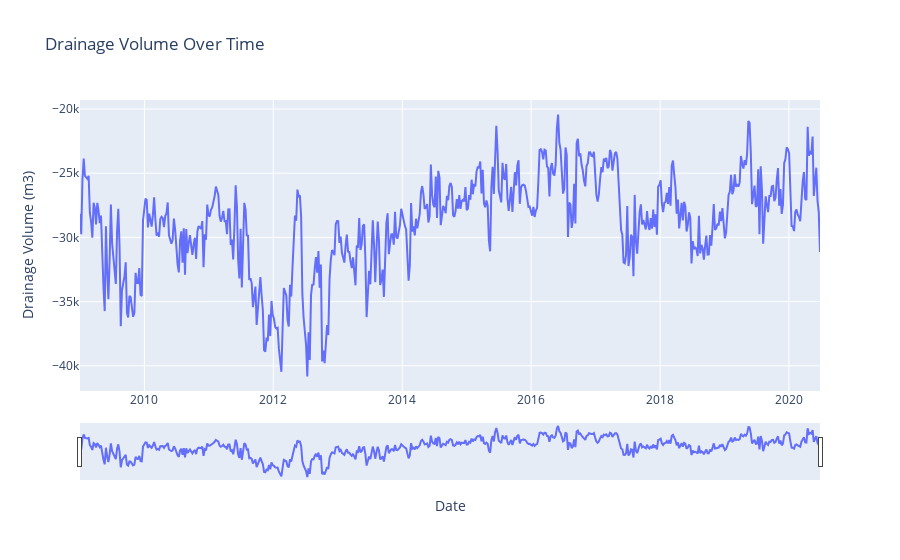
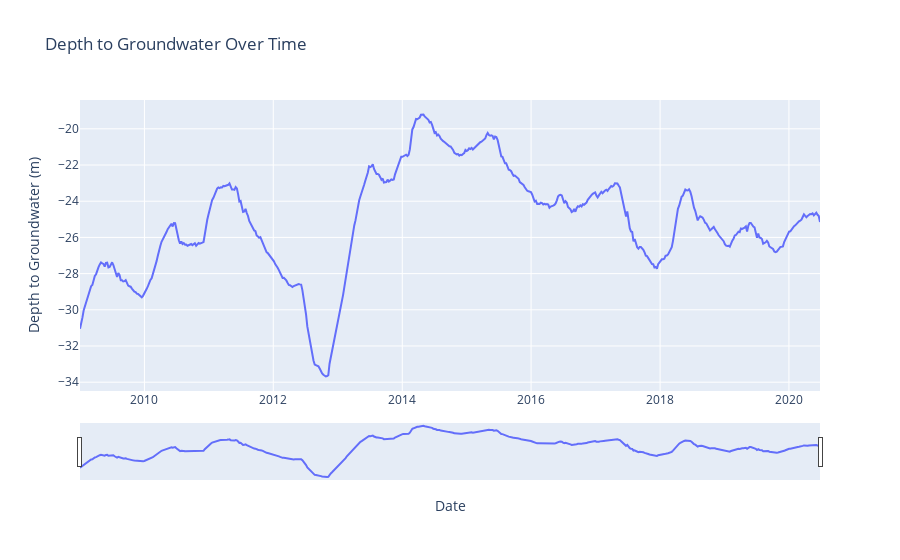
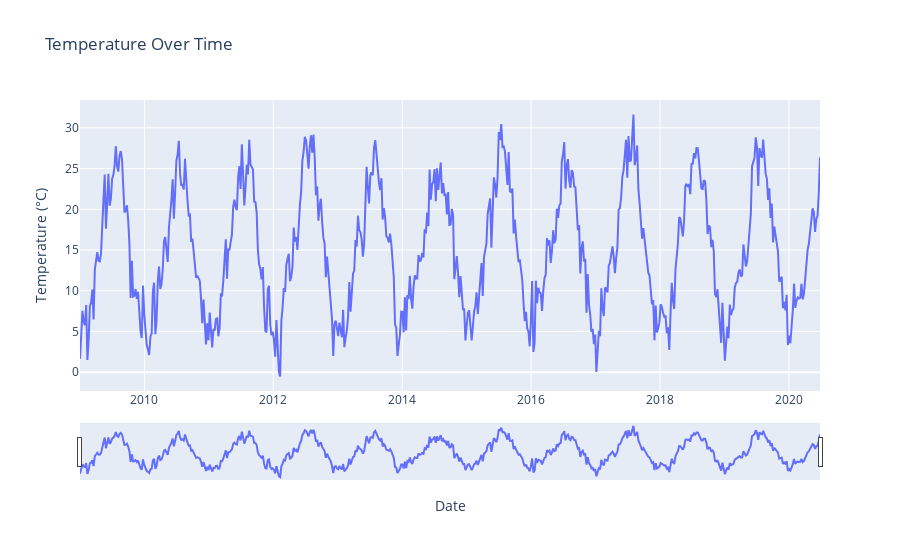
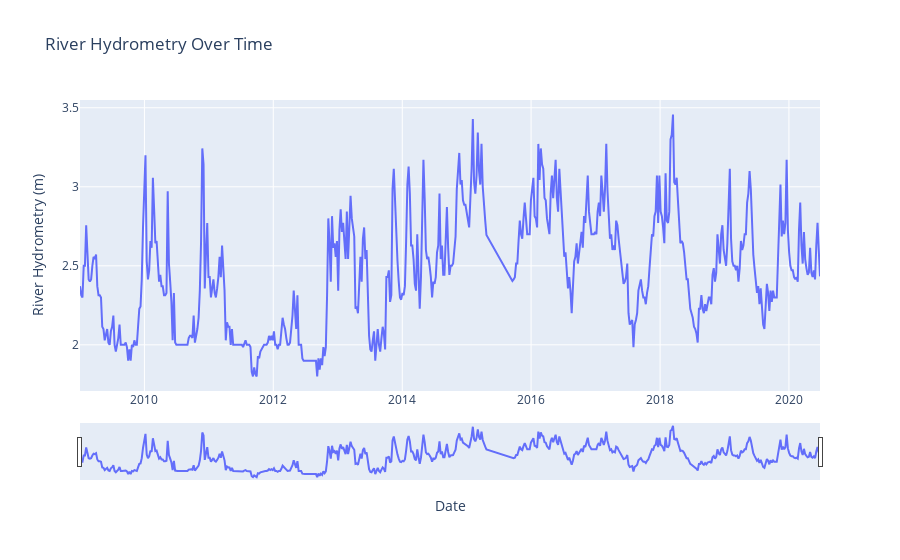

The notebook cell saved with these charts, in order:
### Markdown cell above
**Lý do sử dụng:**
- Biểu đồ đường giúp thể hiện dữ liệu thay đổi theo chuỗi thời gian một cách rõ ràng và hiệu quả, dễ dàng thấy được sự thay đổi liên tục của các thuộc tính theo thời gian.
- Trong trường hợp này, mỗi biểu đồ đường đại diện cho một thuộc tính cụ thể và biểu thị sự biến đổi của thuộc tính đó qua các điểm dữ liệu được nối với nhau bằng các đoạn thẳng.
- Việc sử dụng biểu đồ đường là phù hợp vì chúng ta muốn theo dõi sự biến đổi của các thuộc tính quan trọng. Biểu đồ đường giúp hiển thị mô hình hoặc xu hướng biến đổi của các thuộc tính này một cách rõ ràng và dễ hiểu.
- Dùng thư viện plotly để tăng tính tương tác cho biểu đồ, có thể tự chọn khoảng thời gian mong muốn để nhìn rõ hơn.

### Code cell
# 1. Drainage Volume Over Time
fig1 = go.Figure()
fig1.add_trace(go.Scatter(x=df['Date'], y=df['Drainage_Volume'],
                         mode='lines', name='Drainage Volume'))
fig1.update_layout(
    title='Drainage Volume Over Time',
    xaxis=dict(title='Date', rangeslider=dict(visible=True)),
    yaxis=dict(title='Drainage Volume (m3)')
)
fig1.show()

# 2. Depth to Groundwater Over Time
fig2 = go.Figure()
fig2.add_trace(go.Scatter(x=df['Date'], y=df['Depth_to_Groundwater'],
                         mode='lines', name='Depth to Groundwater'))
fig2.update_layout(
    title='Depth to Groundwater Over Time',
    xaxis=dict(title='Date', rangeslider=dict(visible=True)),
    yaxis=dict(title='Depth to Groundwater (m)')
)
fig2.show()

# 3. Temperature Over Time
fig3 = go.Figure()
fig3.add_trace(go.Scatter(x=df['Date'], y=df['Temperature'],
                         mode='lines', name='Temperature'))
fig3.update_layout(
    title='Temperature Over Time',
    xaxis=dict(title='Date', rangeslider=dict(visible=True)),
    yaxis=dict(title='Temperature (°C)')
)
fig3.show()

# 4. River Hydrometry Over Time
fig4 = go.Figure()
fig4.add_trace(go.Scatter(x=df['Date'], y=df['River_Hydrometry'],
                         mode='lines', name='River Hydrometry'))
fig4.update_layout(
    title='River Hydrometry Over Time',
    xaxis=dict(title='Date', rangeslider=dict(visible=True)),
    yaxis=dict(title='River Hydrometry (m)')
)
fig4.show()

# 5. Rainfall Over Time
fig5 = go.Figure()
fig5.add_trace(go.Scatter(x=df['Date'], y=df['Rainfall'],
                         mode='lines', name='Rainfall'))
fig5.update_layout(
    title='Rainfall Over Time',
    xaxis=dict(title='Date', rangeslider=dict(visible=True)),
    yaxis=dict(title='Rainfall (mm)')
)
fig5.show()

### Figure 1 — Plotly figure (JSON) as saved in the notebook; plotly's stock layout.template omitted (floating-point values rounded to 4 significant figures; data arrays with more than 128 entries replaced by an {"elided": "..."} marker saying what was removed)
{"data": [{"mode": "lines", "name": "Drainage Volume", "type": "scatter", "x": {"elided": "600 str values"}, "y": {"elided": "600 float values"}}], "layout": {"title": {"text": "Drainage Volume Over Time"}, "xaxis": {"rangeslider": {"visible": true}, "title": {"text": "Date"}}, "yaxis": {"title": {"text": "Drainage Volume (m3)"}}}}

### Figure 2 — Plotly figure (JSON) as saved in the notebook; plotly's stock layout.template omitted (floating-point values rounded to 4 significant figures; data arrays with more than 128 entries replaced by an {"elided": "..."} marker saying what was removed)
{"data": [{"mode": "lines", "name": "Depth to Groundwater", "type": "scatter", "x": {"elided": "600 str values"}, "y": {"elided": "600 float values"}}], "layout": {"title": {"text": "Depth to Groundwater Over Time"}, "xaxis": {"rangeslider": {"visible": true}, "title": {"text": "Date"}}, "yaxis": {"title": {"text": "Depth to Groundwater (m)"}}}}

### Figure 3 — Plotly figure (JSON) as saved in the notebook; plotly's stock layout.template omitted (floating-point values rounded to 4 significant figures; data arrays with more than 128 entries replaced by an {"elided": "..."} marker saying what was removed)
{"data": [{"mode": "lines", "name": "Temperature", "type": "scatter", "x": {"elided": "600 str values"}, "y": {"elided": "600 float values"}}], "layout": {"title": {"text": "Temperature Over Time"}, "xaxis": {"rangeslider": {"visible": true}, "title": {"text": "Date"}}, "yaxis": {"title": {"text": "Temperature (°C)"}}}}

### Figure 4 — Plotly figure (JSON) as saved in the notebook; plotly's stock layout.template omitted (floating-point values rounded to 4 significant figures; data arrays with more than 128 entries replaced by an {"elided": "..."} marker saying what was removed)
{"data": [{"mode": "lines", "name": "River Hydrometry", "type": "scatter", "x": {"elided": "600 str values"}, "y": {"elided": "600 float values"}}], "layout": {"title": {"text": "River Hydrometry Over Time"}, "xaxis": {"rangeslider": {"visible": true}, "title": {"text": "Date"}}, "yaxis": {"title": {"text": "River Hydrometry (m)"}}}}
